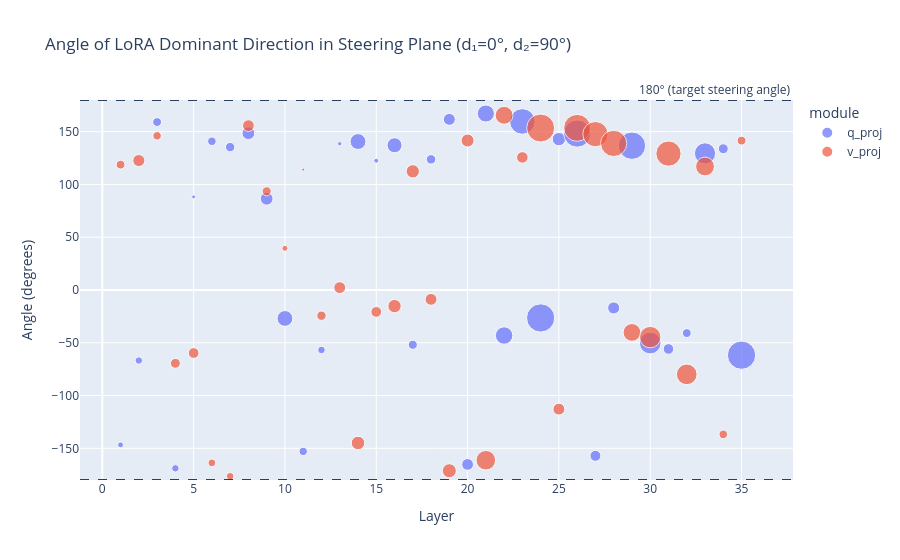

This figure's notebook cell:
### Code cell
# For each layer, visualize the angle of the projected LoRA direction
# within the steering plane (d1=0°, d2=90°)
angle_rows = []
for _, row in df_proj_r0.iterrows():
    angle_deg = np.degrees(np.arctan2(row["cos_d2"], row["cos_d1"]))
    angle_rows.append({
        "layer_idx": row["layer_idx"],
        "module": row["module"],
        "angle_in_plane": angle_deg,
        "plane_fraction": row["plane_fraction"],
    })

df_angles = pd.DataFrame(angle_rows)

fig = px.scatter(
    df_angles,
    x="layer_idx",
    y="angle_in_plane",
    color="module",
    size="plane_fraction",
    title="Angle of LoRA Dominant Direction in Steering Plane (d₁=0°, d₂=90°)",
    labels={"layer_idx": "Layer", "angle_in_plane": "Angle (degrees)"},
)
fig.add_hline(y=180, line_dash="dash", annotation_text="180° (target steering angle)")
fig.add_hline(y=-180, line_dash="dash")
fig.update_yaxes(range=[-180, 180])
fig.show()

### Figure 1 — Plotly figure (JSON) as saved in the notebook; plotly's stock layout.template omitted (floating-point values rounded to 4 significant figures)
{"data": [{"hovertemplate": "module=q_proj<br>Layer=%{x}<br>Angle (degrees)=%{y}<br>plane_fraction=%{marker.size}<extra></extra>", "legendgroup": "q_proj", "marker": {"color": "#636efa", "size": [0.0086, 0.01334, 0.01917, 0.01368, 0.003788, 0.01782, 0.0216, 0.04017, 0.03988, 0.06139, 0.01727, 0.01418, 0.004446, 0.06182, 0.005909, 0.05536, 0.02028, 0.02203, 0.03528, 0.03396, 0.0719, 0.07525, 0.1609, 0.1963, 0.0437, 0.1828, 0.02949, 0.03605, 0.1844, 0.1156, 0.02773, 0.01934, 0.1101, 0.02421, 0.1968], "sizemode": "area", "sizeref": 0.000492, "symbol": "circle"}, "mode": "markers", "name": "q_proj", "orientation": "v", "showlegend": true, "type": "scatter", "x": [1, 2, 3, 4, 5, 6, 7, 8, 9, 10, 11, 12, 13, 14, 15, 16, 17, 18, 19, 20, 21, 22, 23, 24, 25, 26, 27, 28, 29, 30, 31, 32, 33, 34, 35], "xaxis": "x", "y": [-146.7, -66.83, 159.1, -169.0, 88.23, 140.9, 135.4, 148.5, 86.44, -26.96, -152.9, -56.82, 138.6, 140.6, 122.5, 137.1, -51.9, 123.8, 161.7, -165.3, 167.2, -43.14, 159.7, -26.47, 142.9, 148.2, -157.1, -16.98, 136.7, -50.25, -55.84, -40.8, 129.4, 133.8, -61.74], "yaxis": "y"}, {"hovertemplate": "module=v_proj<br>Layer=%{x}<br>Angle (degrees)=%{y}<br>plane_fraction=%{marker.size}<extra></extra>", "legendgroup": "v_proj", "marker": {"color": "#EF553B", "size": [0.01907, 0.03583, 0.0175, 0.02411, 0.02826, 0.01507, 0.01431, 0.03384, 0.02026, 0.008742, 0.002462, 0.02171, 0.03474, 0.04525, 0.02824, 0.04359, 0.04317, 0.03464, 0.04855, 0.04145, 0.09434, 0.07874, 0.03257, 0.1921, 0.03477, 0.1786, 0.1567, 0.1692, 0.07778, 0.1128, 0.1564, 0.1048, 0.08702, 0.01823, 0.01933], "sizemode": "area", "sizeref": 0.000492, "symbol": "circle"}, "mode": "markers", "name": "v_proj", "orientation": "v", "showlegend": true, "type": "scatter", "x": [1, 2, 3, 4, 5, 6, 7, 8, 9, 10, 11, 12, 13, 14, 15, 16, 17, 18, 19, 20, 21, 22, 23, 24, 25, 26, 27, 28, 29, 30, 31, 32, 33, 34, 35], "xaxis": "x", "y": [118.8, 122.6, 146.1, -69.47, -59.7, -163.8, -176.4, 155.7, 93.51, 39.51, 114.1, -24.36, 2.23, -144.9, -20.76, -15.25, 112.4, -8.879, -171.2, 141.6, -161.3, 165.5, 125.6, 153.4, -112.9, 153.6, 147.7, 138.9, -40.19, -44.64, 129.2, -79.92, 117.0, -136.8, 141.5], "yaxis": "y"}], "layout": {"annotations": [{"showarrow": false, "text": "180° (target steering angle)", "x": 1, "xanchor": "right", "xref": "x domain", "y": 180, "yanchor": "bottom", "yref": "y"}], "legend": {"itemsizing": "constant", "title": {"text": "module"}, "tracegroupgap": 0}, "shapes": [{"line": {"dash": "dash"}, "type": "line", "x0": 0, "x1": 1, "xref": "x domain", "y0": 180, "y1": 180, "yref": "y"}, {"line": {"dash": "dash"}, "type": "line", "x0": 0, "x1": 1, "xref": "x domain", "y0": -180, "y1": -180, "yref": "y"}], "title": {"text": "Angle of LoRA Dominant Direction in Steering Plane (d₁=0°, d₂=90°)"}, "xaxis": {"anchor": "y", "domain": [0, 1], "title": {"text": "Layer"}}, "yaxis": {"anchor": "x", "domain": [0, 1], "range": [-180, 180], "title": {"text": "Angle (degrees)"}}}}
